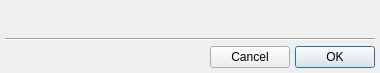
<?xml version="1.0" encoding="UTF-8"?>
<ui version="4.0">
 <class>Dialog_sliders</class>
 <widget class="QDialog" name="Dialog_sliders">
  <property name="geometry">
   <rect>
    <x>0</x>
    <y>0</y>
    <width>380</width>
    <height>73</height>
   </rect>
  </property>
  <property name="windowTitle">
   <string>Dialog</string>
  </property>
  <property name="modal">
   <bool>true</bool>
  </property>
  <layout class="QGridLayout" name="gridLayout">
   <property name="leftMargin">
    <number>5</number>
   </property>
   <property name="topMargin">
    <number>5</number>
   </property>
   <property name="rightMargin">
    <number>5</number>
   </property>
   <property name="bottomMargin">
    <number>5</number>
   </property>
   <property name="spacing">
    <number>5</number>
   </property>
   <item row="3" column="2">
    <widget class="QPushButton" name="btn_ok">
     <property name="maximumSize">
      <size>
       <width>100</width>
       <height>16777215</height>
      </size>
     </property>
     <property name="text">
      <string>OK</string>
     </property>
    </widget>
   </item>
   <item row="3" column="1">
    <widget class="QPushButton" name="btn_cancel">
     <property name="maximumSize">
      <size>
       <width>100</width>
       <height>16777215</height>
      </size>
     </property>
     <property name="text">
      <string>Cancel</string>
     </property>
    </widget>
   </item>
   <item row="0" column="0" colspan="3">
    <layout class="QVBoxLayout" name="verticalLayout">
     <property name="spacing">
      <number>2</number>
     </property>
     <property name="leftMargin">
      <number>5</number>
     </property>
     <property name="topMargin">
      <number>0</number>
     </property>
     <property name="rightMargin">
      <number>5</number>
     </property>
     <property name="bottomMargin">
      <number>0</number>
     </property>
    </layout>
   </item>
   <item row="2" column="0" colspan="3">
    <widget class="Line" name="line">
     <property name="orientation">
      <enum>Qt::Horizontal</enum>
     </property>
    </widget>
   </item>
   <item row="3" column="0">
    <spacer name="horizontalSpacer">
     <property name="orientation">
      <enum>Qt::Horizontal</enum>
     </property>
     <property name="sizeHint" stdset="0">
      <size>
       <width>40</width>
       <height>20</height>
      </size>
     </property>
    </spacer>
   </item>
   <item row="1" column="0">
    <spacer name="verticalSpacer">
     <property name="orientation">
      <enum>Qt::Vertical</enum>
     </property>
     <property name="sizeHint" stdset="0">
      <size>
       <width>20</width>
       <height>40</height>
      </size>
     </property>
    </spacer>
   </item>
  </layout>
 </widget>
 <resources/>
 <connections/>
</ui>
